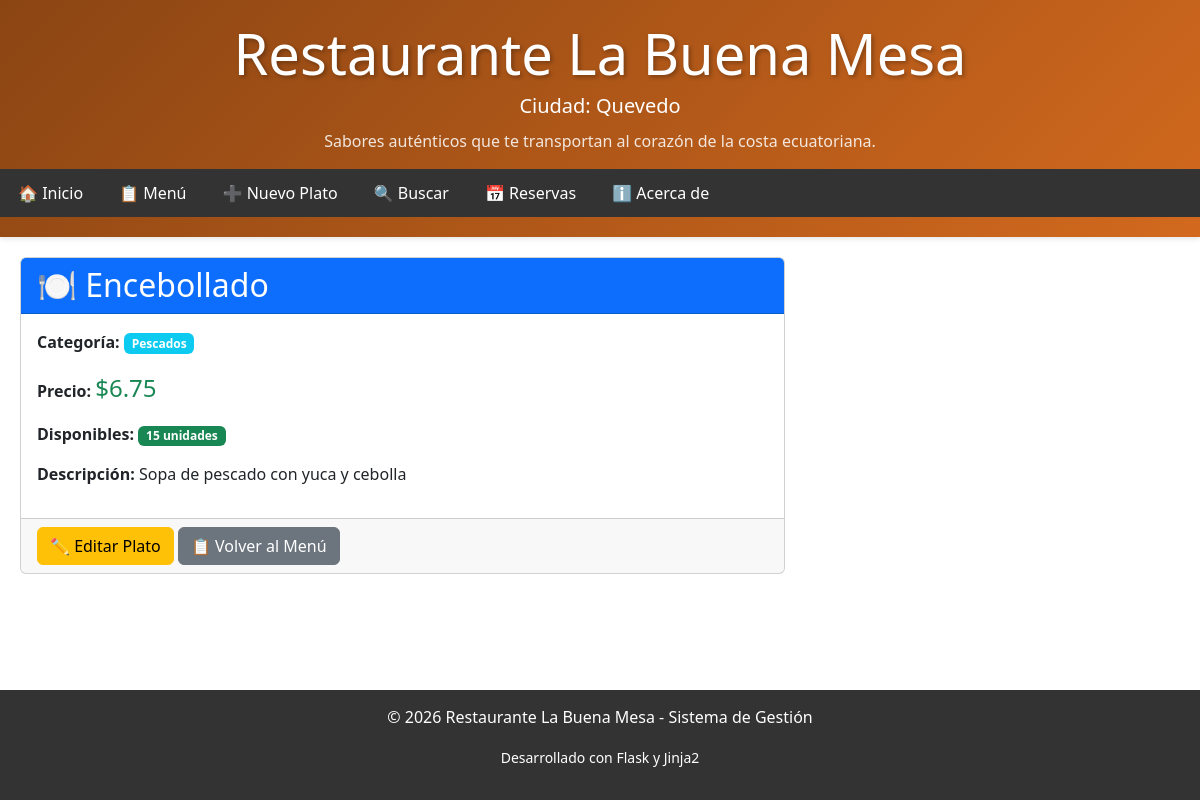
/plato/Encebollado, run on the app's committed database.
### tables this page shows
CREATE TABLE productos (
                id INTEGER PRIMARY KEY AUTOINCREMENT,
                nombre TEXT NOT NULL UNIQUE,
                cantidad INTEGER NOT NULL DEFAULT 0,
                precio REAL NOT NULL DEFAULT 0.0,
                categoria TEXT,
                descripcion TEXT,
                imagen TEXT,
                fecha_creacion TIMESTAMP DEFAULT CURRENT_TIMESTAMP,
                fecha_actualizacion TIMESTAMP DEFAULT CURRENT_TIMESTAMP
            );

### inventario_sistema/app.py (the view)
@app.route('/plato/<nombre>')
def ver_plato(nombre):
    resultados = db_conexion.buscar_producto(nombre)
    plato = resultados[0] if resultados else None
    return render_template('plato.html', plato=plato, nombre=nombre, negocio_name='Restaurante La Buena Mesa')

### inventario_sistema/models/conexion.py (called while the page is built)
    def buscar_producto(self, termino):
        query = "SELECT * FROM productos WHERE nombre LIKE ? OR descripcion LIKE ? ORDER BY nombre"
        termino_busqueda = f"%{termino}%"
        try:
            self.cursor.execute(query, (termino_busqueda, termino_busqueda))
            return [dict(row) for row in self.cursor.fetchall()]
        except sqlite3.Error as e:
            print(f"Error en búsqueda: {e}")
            return []

### inventario_sistema/templates/plato.html (shortened to what this page needs)
{% extends "base.html" %}
{% block content %}
<div class="row">
    <div class="col-md-8">
        {% if plato %}
            <div class="card">
                <div class="card-header bg-primary text-white">
                    <h2 class="mb-0">🍽️ {{ plato.nombre }}</h2>
                </div>
                <div class="card-body">
                    <p><strong>Categoría:</strong> <span class="badge bg-info">{{ plato.categoria or 'Sin especificar' }}</span></p>
                    <p><strong>Precio:</strong> <span class="text-success" style="font-size: 1.5rem;">${{ "%.2f"|format(plato.precio) }}</span></p>
                    <p><strong>Disponibles:</strong> <span class="badge bg-success">{{ plato.cantidad }} unidades</span></p>
                    {% if plato.descripcion %}
                    <p><strong>Descripción:</strong> {{ plato.descripcion }}</p>
                    {% endif %}
                </div>
                <div class="card-footer">
                    <a href="/producto/editar/{{ plato.id }}" class="btn btn-warning">✏️ Editar Plato</a>
                    <a href="/menu" class="btn btn-secondary">📋 Volver al Menú</a>
                </div>
            </div>
        {% else %}
            <div class="alert alert-warning">
                <h3>⚠️ Plato: {{ nombre }}</h3>
                <p>No se encontró información del plato solicitado.</p>
                <a href="/menu" class="btn btn-primary">Volver al Menú</a>
            </div>
        {% endif %}
    </div>
</div>
{% endblock %}

### inventario_sistema/templates/base.html (style rules this page uses)
* { margin: 0; padding: 0; box-sizing: border-box; }
html, body { height: 100%; }
body { display: flex; flex-direction: column; font-family: 'Segoe UI', Tahoma, Geneva, Verdana, sans-serif; }

### data on the page
productos: nombre "Encebollado", categoria "Pescados", precio "6.75", cantidad "15", descripcion "Sopa de pescado con yuca y cebolla"

### other printed values
{{ negocio_name or 'Restaurante La Buena Mesa' }} "Restaurante La Buena Mesa"
